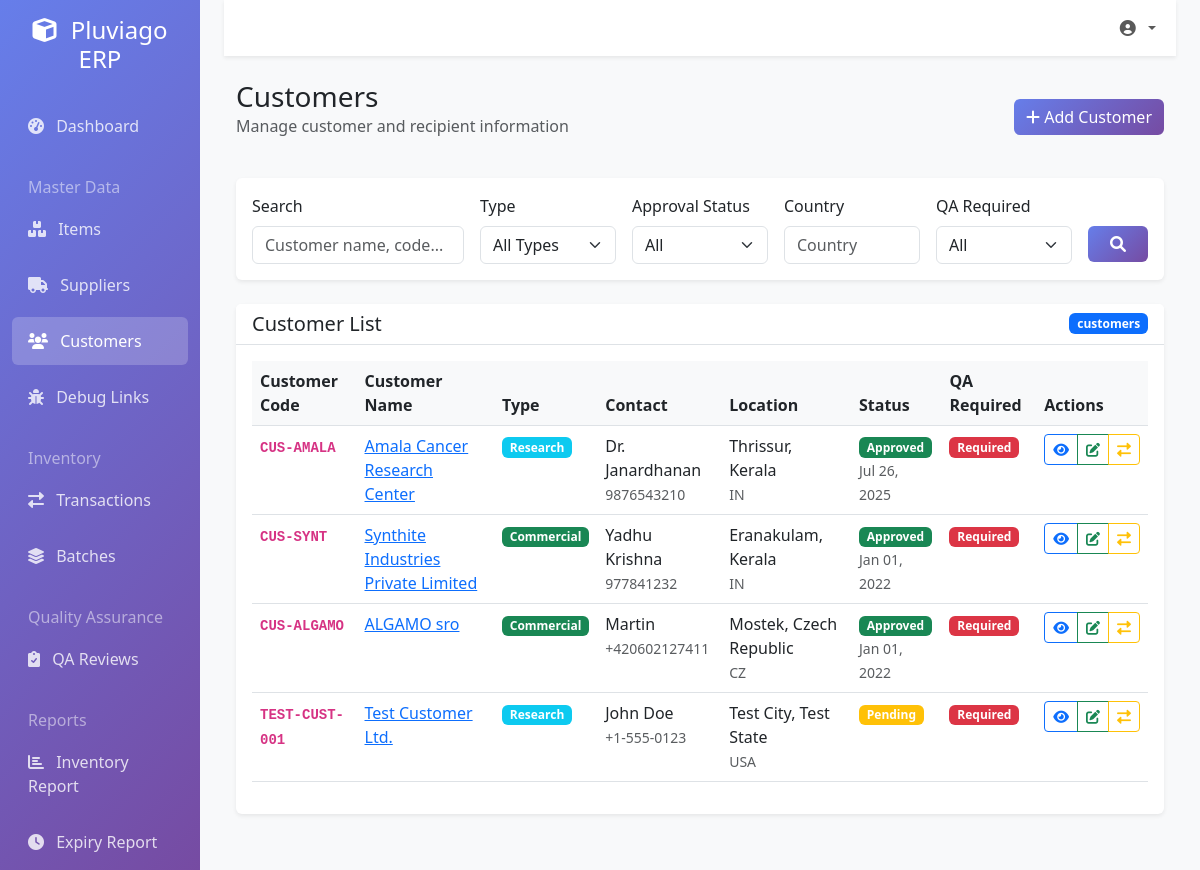
Page /inventory/customers/ on the committed database.
### inventory/models.py (models this page shows, shortened)
class Customer(models.Model):
    customer_code = models.CharField(max_length=20, primary_key=True, help_text="Unique identifier for the customer or recipient entity")
    customer_name = models.CharField(max_length=200, help_text="Full legal name of the institution or company")
    address_line1 = models.CharField(max_length=200, help_text="Primary address (building, street)")
    address_line2 = models.CharField(max_length=200, blank=True, help_text="Additional address details")
    city = models.CharField(max_length=100, help_text="City of recipient")
    state = models.CharField(max_length=100, help_text="State or province")
    postal_code = models.CharField(max_length=20, help_text="Postal/ZIP code")
    country = models.CharField(max_length=3, help_text="Country of customer")
    contact_person = models.CharField(max_length=100, help_text="Default contact for this recipient")
    phone = models.CharField(max_length=20, help_text="Phone number for contact")
    email = models.EmailField(blank=True, help_text="Contact email address")
    customer_type = models.CharField(max_length=20, choices=CustomerTypeChoices.choices, help_text="Type of customer")
    gstin = models.CharField(max_length=20, blank=True, help_text="GST identification number (India-specific)")
    preferred_courier = models.CharField(max_length=100, blank=True, help_text="Default courier preference")
    qa_required_before_ship = models.BooleanField(default=True, help_text="Whether QA approval must be completed before shipping")
    approved = models.BooleanField(default=False, help_text="Flag to enable/disable dispatch to this customer")
    approved_on = models.DateField(null=True, blank=True, help_text="Date customer was approved")
    remarks = models.TextField(blank=True, help_text="Optional notes")
    class Meta:
        db_table = 'customer_master'

### inventory/views.py (the view)
# urls.py: path('customers/', views.customer_list, name='customer_list'),
def customer_list(request):
    customers = Customer.objects.all()
    search_query = request.GET.get('search', '')
    if search_query:
        customers = customers.filter(
            Q(customer_code__icontains=search_query) |
            Q(customer_name__icontains=search_query) |
            Q(contact_person__icontains=search_query)
        )
    customer_type_filter = request.GET.get('customer_type', '')
    if customer_type_filter:
        customers = customers.filter(customer_type=customer_type_filter)
    approved_filter = request.GET.get('approved', '')
    if approved_filter:
        customers = customers.filter(approved=approved_filter == 'True')
    country_filter = request.GET.get('country', '')
    if country_filter:
        customers = customers.filter(country__icontains=country_filter)
    qa_required_filter = request.GET.get('qa_required', '')
    if qa_required_filter:
        customers = customers.filter(qa_required_before_ship=qa_required_filter == 'True')
    paginator = Paginator(customers, 20)
    page_number = request.GET.get('page')
    page_obj = paginator.get_page(page_number)
    context = {
        'customers': page_obj,
        'search_query': search_query,
        'customer_type_filter': customer_type_filter,
        'approved_filter': approved_filter,
        'country_filter': country_filter,
        'qa_required_filter': qa_required_filter,
    }
    return render(request, 'inventory/customer_list.html', context)

### inventory/templates/inventory/customer_list.html (shortened to what this page needs)
{% extends 'inventory/base.html' %}
{% load static %}
{% block content %}
<div class="container-fluid">
    <div class="d-flex justify-content-between align-items-center mb-4">
        <div>
            <h1 class="h3 mb-0">Customers</h1>
            <p class="text-muted">Manage customer and recipient information</p>
        </div>
        <div>
            <a href="#" class="btn btn-primary">
                <i class="fas fa-plus"></i> Add Customer
            </a>
        </div>
    </div>
    <div class="card mb-4">
        <div class="card-body">
            <form method="get" class="row g-3">
                <div class="col-md-3">
                    <label for="search" class="form-label">Search</label>
                    <input type="text" class="form-control" id="search" name="search"
                           value="{{ request.GET.search }}" placeholder="Customer name, code...">
                </div>
                <div class="col-md-2">
                    <label for="customer_type" class="form-label">Type</label>
                    <select class="form-select" id="customer_type" name="customer_type">
                        <option value="">All Types</option>
                    </select>
                </div>
                <div class="col-md-2">
                    <label for="approved" class="form-label">Approval Status</label>
                    <select class="form-select" id="approved" name="approved">
                        <option value="">All</option>
                    </select>
                </div>
                <div class="col-md-2">
                    <label for="country" class="form-label">Country</label>
                    <input type="text" class="form-control" id="country" name="country"
                           value="{{ request.GET.country }}" placeholder="Country">
                </div>
                <div class="col-md-2">
                    <label for="qa_required" class="form-label">QA Required</label>
                    <select class="form-select" id="qa_required" name="qa_required">
                        <option value="">All</option>
                    </select>
                </div>
                <div class="col-md-1">
                    <label class="form-label">&nbsp;</label>
                    <button type="submit" class="btn btn-primary w-100">
                        <i class="fas fa-search"></i>
                    </button>
                </div>
            </form>
        </div>
    </div>
    <div class="card">
        <div class="card-header">
            <div class="d-flex justify-content-between align-items-center">
                <h5 class="card-title mb-0">Customer List</h5>
                <span class="badge bg-primary">{{ customers.count }} customers</span>
            </div>
        </div>
        <div class="card-body">
            {% if customers %}
                <div class="table-responsive">
                    <table class="table table-hover">
                        <thead>
                            <tr>
                                <th>Customer Code</th>
                                <th>Customer Name</th>
                                <th>Type</th>
                                <th>Contact</th>
                                <th>Location</th>
                                <th>Status</th>
                                <th>QA Required</th>
                                <th>Actions</th>
                            </tr>
                        </thead>
                        <tbody>
                            {% for customer in customers %}
                            <tr>
                                <td>
                                    <strong><code>{{ customer.customer_code }}</code></strong>
                                </td>
                                <td>
                                    <a href="{% url 'inventory:customer_detail' customer.customer_code %}">
                                        {{ customer.customer_name }}
                                    </a>
                                </td>
                                <td>
                                    <span class="badge bg-{% if customer.customer_type == 'Research' %}info{% elif customer.customer_type == 'Clinical' %}primary{% elif customer.customer_type == 'Commercial' %}success{% elif customer.customer_type == 'CM' %}warning{% else %}secondary{% endif %}">
                                        {{ customer.customer_type }}
                                    </span>
                                </td>
                                <td>
                                    {% if customer.contact_person %}
                                        {{ customer.contact_person }}
                                        {% if customer.phone %}
                                            <br><small class="text-muted">{{ customer.phone }}</small>
                                        {% endif %}
                                    {% else %}
                                        <span class="text-muted">No contact</span>
                                    {% endif %}
                                </td>
                                <td>
                                    {{ customer.city }}, {{ customer.state }}
                                    <br>
                                    <small class="text-muted">{{ customer.country }}</small>
                                </td>
                                <td>
                                    {% if customer.approved %}
                                        <span class="badge bg-success">Approved</span>
                                        {% if customer.approved_on %}
                                            <br><small class="text-muted">{{ customer.approved_on|date:"M d, Y" }}</small>
                                        {% endif %}
                                    {% else %}
                                        <span class="badge bg-warning">Pending</span>
                                    {% endif %}
                                </td>
                                <td>
                                    {% if customer.qa_required_before_ship %}
                                        <span class="badge bg-danger">Required</span>
                                    {% else %}
                                        <span class="badge bg-secondary">Not Required</span>
                                    {% endif %}
                                </td>
                                <td>
                                    <div class="btn-group" role="group">
                                        <a href="{% url 'inventory:customer_detail' customer.customer_code %}"
                                           class="btn btn-sm btn-outline-primary" title="View Details">
                                            <i class="fas fa-eye"></i>
                                        </a>
                                        <a href="#" class="btn btn-sm btn-outline-success" title="Edit Customer">
                                            <i class="fas fa-edit"></i>
                                        </a>
                                        <a href="{% url 'inventory:transaction_list' %}?recipient_code={{ customer.customer_code }}"
                                           class="btn btn-sm btn-outline-warning" title="View Transactions">
                                            <i class="fas fa-exchange-alt"></i>
                                        </a>
                                    </div>
                                </td>
                            </tr>
                            {% endfor %}
                        </tbody>
                    </table>
                </div>
            {% endif %}
        </div>
    </div>
</div>
{% endblock %}

### inventory/templates/inventory/base.html (style rules this page uses)
.card { border: none; box-shadow: 0 0.125rem 0.25rem rgba(0, 0, 0, 0.075); }
.card-header { background-color: white; border-bottom: 1px solid #dee2e6; }
.table th { background-color: #f8f9fa; border-top: none; }
.btn-primary { background: linear-gradient(135deg, #667eea 0%, #764ba2 100%); border: none; }

### rows in the picture
Customer: customer_code "CUS-AMALA", customer_name "Amala Cancer Research Center", customer_type "Research", contact_person "Dr. Janardhanan", phone "9876543210", city "Thrissur", state "Kerala", country "IN", approved_on "Jul 26, 2025", qa_required_before_ship "Required"
Customer: customer_code "CUS-SYNT", customer_name "Synthite Industries Private Limited", customer_type "Commercial", contact_person "Yadhu Krishna", phone "977841232", city "Eranakulam", state "Kerala", country "IN", approved_on "Jan 01, 2022", qa_required_before_ship "Required"
Customer: customer_code "CUS-ALGAMO", customer_name "ALGAMO sro", customer_type "Commercial", contact_person "Martin", phone "+420602127411", city "Mostek", state "Czech Republic", country "CZ", approved_on "Jan 01, 2022", qa_required_before_ship "Required"
Customer: customer_code "TEST-CUST-001", customer_name "Test Customer Ltd.", customer_type "Research", contact_person "John Doe", phone "+1-555-0123", city "Test City", state "Test State", country "USA", approved "Pending", qa_required_before_ship "Required"
